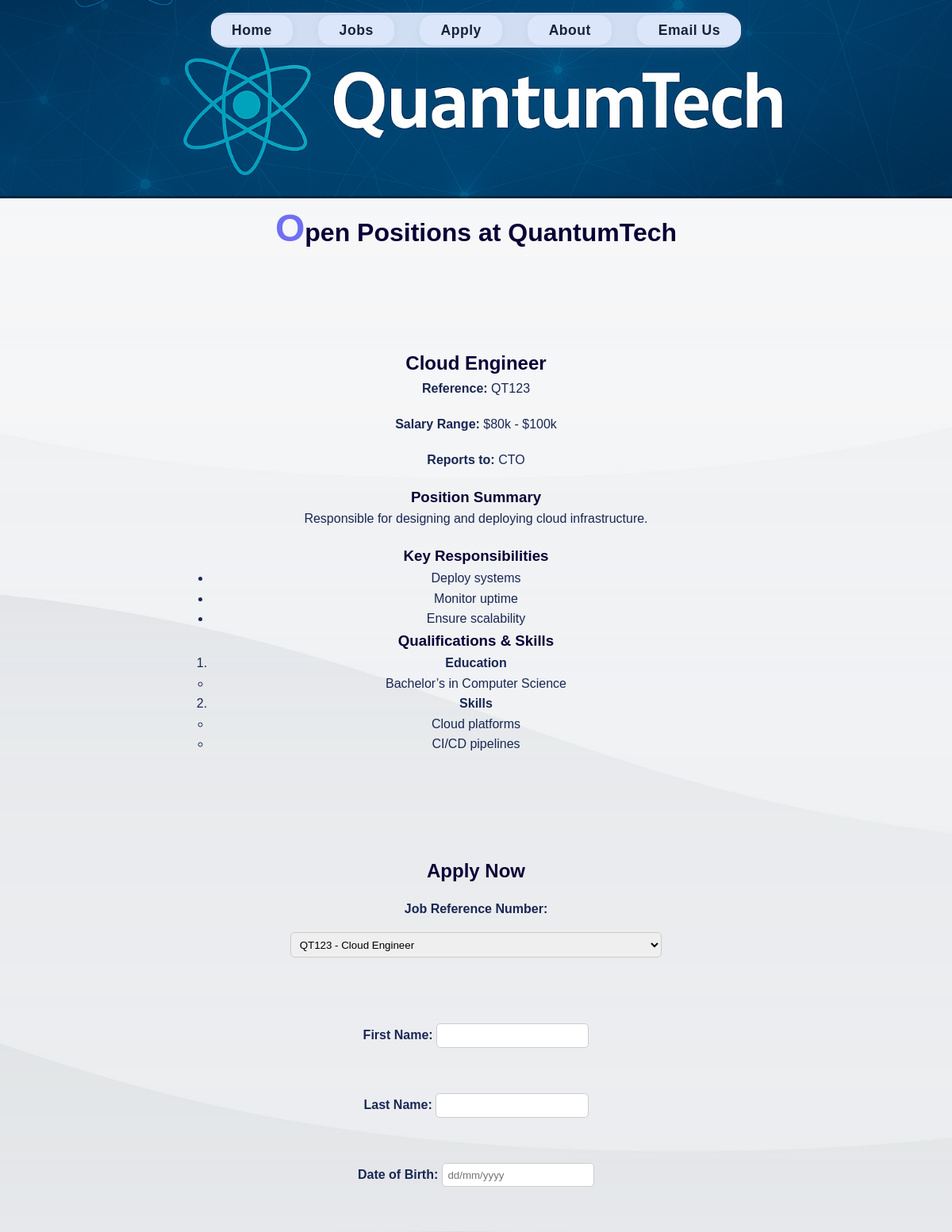
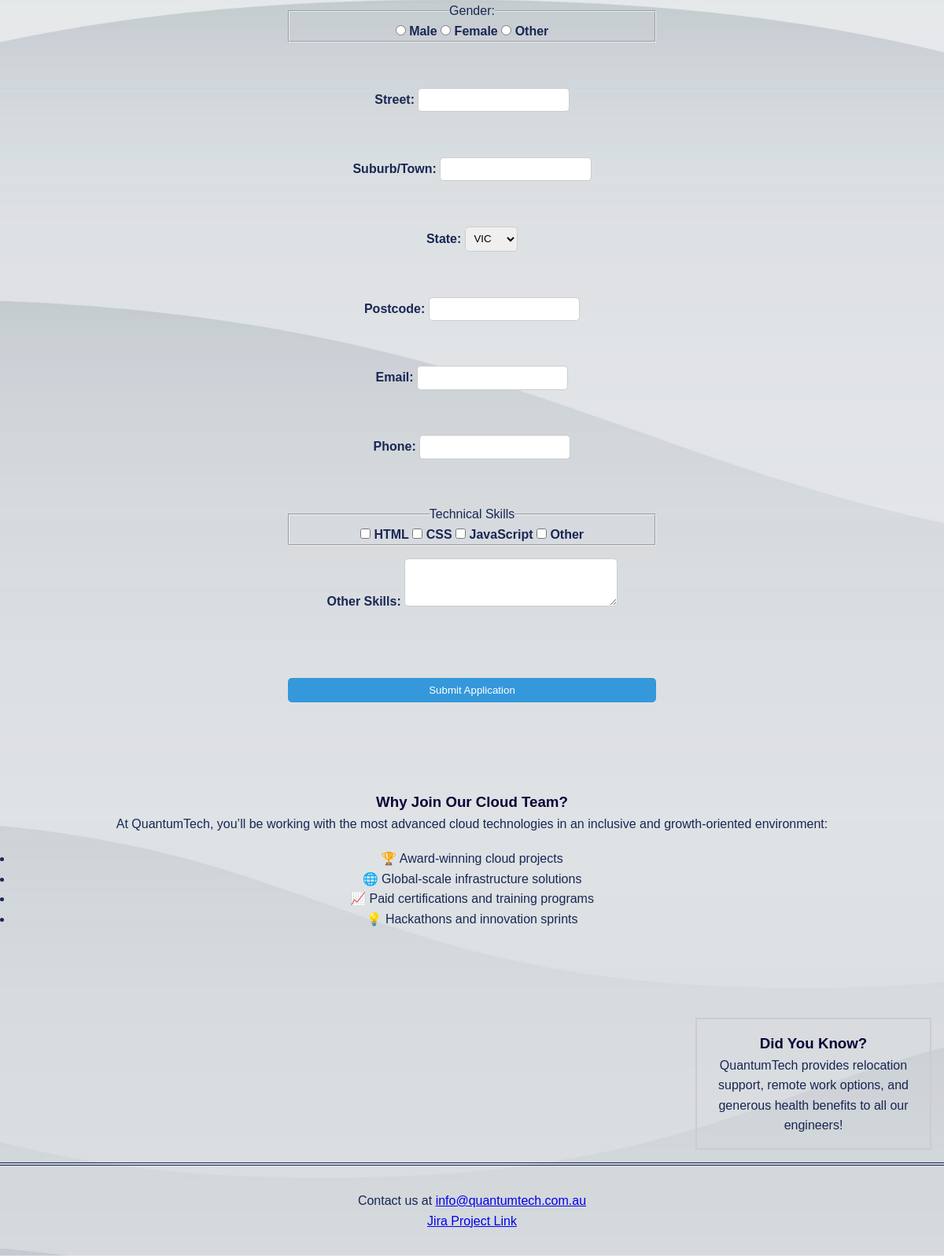
The page /apply.php on the database its author committed (2 pictures, top to bottom).
### tables this page shows
CREATE TABLE `jobs` (
  `jobID` int(11) NOT NULL,
  `jobRef` varchar(10) NOT NULL,
  `jobTitle` varchar(100) DEFAULT NULL,
  `salaryRange` varchar(50) DEFAULT NULL,
  `reportsTo` varchar(100) DEFAULT NULL,
  `category` varchar(50) DEFAULT NULL,
  `positionSummary` text DEFAULT NULL,
  `keyResponsibilities` text DEFAULT NULL,
  `qualifications` text DEFAULT NULL
);

### apply.php (the view, shortened to what this page needs)
<head>
  <link href="Styles/Styles.css" rel="stylesheet">
</head>
<body>
<?php
require_once 'settings.php';
$conn = @mysqli_connect($host, $user, $pwd, $sql_db);
$sql = "SELECT * FROM jobs ORDER BY jobRef";
$result = mysqli_query($conn, $sql);
include 'header.inc';
?>
<main>
  <h1>Open Positions at QuantumTech</h1>
  <?php if (mysqli_num_rows($result) > 0): ?>
    <?php while ($job = mysqli_fetch_assoc($result)): ?>
      <section>
        <div class="Engineer <?php echo htmlspecialchars($job['category']); ?>">
          <h2><?php echo htmlspecialchars($job['jobTitle']); ?></h2>
          <p><strong>Reference:</strong> <?php echo htmlspecialchars($job['jobRef']); ?></p>
          <p><strong>Salary Range:</strong> <?php echo htmlspecialchars($job['salaryRange']); ?></p>
          <p><strong>Reports to:</strong> <?php echo htmlspecialchars($job['reportsTo']); ?></p>
          <h3>Position Summary</h3>
          <p><?php echo nl2br(htmlspecialchars($job['positionSummary'])); ?></p>
          <h3>Key Responsibilities</h3>
          <ul>
            <?php
              $responsibilities = explode("\n", $job['keyResponsibilities']);
              foreach ($responsibilities as $resp) {
                echo '<li>' . htmlspecialchars(trim($resp)) . '</li>';
              }
            ?>
          </ul>
          <h3>Qualifications & Skills</h3>
          <ol>
            <?php
              $qualSections = explode("\n\n", trim($job['qualifications']));
              foreach ($qualSections as $section) {
                $lines = explode("\n", trim($section));
                if(count($lines) > 0) {
                  echo '<li><strong>' . htmlspecialchars(array_shift($lines)) . '</strong><ul>';
                  foreach ($lines as $line) {
                    echo '<li>' . htmlspecialchars(trim($line)) . '</li>';
                  }
                  echo '</ul></li>';
                }
              }
            ?>
          </ol>
        </div>
      </section>
      <form action="process_eoi.php" method="post" novalidate="novalidate">
  <h2>Apply Now</h2>
  <label for="jobRef">Job Reference Number:</label>
  <select name="jobRef" id="jobRef" required>
    <?php
    mysqli_data_seek($result, 0);
    while ($job = mysqli_fetch_assoc($result)) {
      echo "<option value='" . htmlspecialchars($job['jobRef']) . "'>" . htmlspecialchars($job['jobRef']) . " - " . htmlspecialchars($job['jobTitle']) . "</option>";
    }
    ?>
  </select><br><br>
  <label>First Name: <input type="text" name="firstName" maxlength="20" required></label><br>
  <label>Last Name: <input type="text" name="lastName" maxlength="20" required></label><br>
  <label>Date of Birth: <input type="text" name="dob" placeholder="dd/mm/yyyy" required></label><br>
  <fieldset>
    <legend>Gender:</legend>
    <label><input type="radio" name="gender" value="Male"> Male</label>
    <label><input type="radio" name="gender" value="Female"> Female</label>
    <label><input type="radio" name="gender" value="Other"> Other</label>
  </fieldset><br>
  <label>Street: <input type="text" name="street" maxlength="40" required></label><br>
  <label>Suburb/Town: <input type="text" name="suburb" maxlength="40" required></label><br>
  <label>State:
    <select name="state">
      <option value="VIC">VIC</option>
    </select>
  </label><br>
  <label>Postcode: <input type="text" name="postcode" maxlength="4" required></label><br>
  <label>Email: <input type="email" name="email" required></label><br>
  <label>Phone: <input type="text" name="phone" maxlength="12" required></label><br>
  <fieldset>
    <legend>Technical Skills</legend>
    <label><input type="checkbox" name="skills[]" value="Skill1"> HTML</label>
    <label><input type="checkbox" name="skills[]" value="Skill2"> CSS</label>
    <label><input type="checkbox" name="skills[]" value="Skill3"> JavaScript</label>
    <label><input type="checkbox" name="skills[]" value="Other"> Other</label>
  </fieldset>
  <label>Other Skills: <textarea name="otherSkills" rows="3" cols="30"></textarea></label><br><br>
  <button type="submit">Submit Application</button>
</form>
    <?php endwhile; ?>
    <section>
      <h3>Why Join Our Cloud Team?</h3>
      <p>At QuantumTech, you’ll be working with the most advanced cloud technologies in an inclusive and growth-oriented environment:</p>
      <ul>
        <li>🏆 Award-winning cloud projects</li>
        <li>🌐 Global-scale infrastructure solutions</li>
        <li>📈 Paid certifications and training programs</li>
        <li>💡 Hackathons and innovation sprints</li>
      </ul>
    </section>
    <aside>
      <h3>Did You Know?</h3>
      <p>QuantumTech provides relocation support, remote work options, and generous health benefits to all our engineers!</p>
    </aside>
  <?php else: ?>
    <p>No job listings available at the moment. Please check back later.</p>
  <?php endif; ?>
</main>
<?php
include 'footer.inc';
?>

### header.inc
<header>
    <?php include 'nav.inc'; ?>
</header>

### nav.inc
<nav>
  <ul>
    <li><a href="index.php">Home</a></li>
    <li><a href="jobs.php">Jobs</a></li>
    <li><a href="apply.php">Apply</a></li>
    <li><a href="about.php">About</a></li>
    <li><a href="mailto:info@quantumtech.com.au">Email Us</a></li>
  </ul>
</nav>

### footer.inc
<footer>
  <p>Contact us at <a href="mailto:info@quantumtech.com.au">info@quantumtech.com.au</a></p>
  <p><a href="https://ibrahimmohamedirshadulhaq.atlassian.net/jira/software/projects/CWC/boards/34?selectedIssue=CWC-9&sprintStarted=true&atlOrigin=eyJpIjoiOWZlM2QwM2UzNDA1NGJjNzg4ZWRhYzE4NTFmODFhYzMiLCJwIjoiaiJ9">Jira Project Link</a></p>
</footer>

### Styles/Styles.css (style rules this page uses)
* { box-sizing: border-box; margin: 0; padding: 0; font-family: 'Poppins', sans-serif; }
body { background-image: url("Styles_Images/body_bg.jpg"); background-size: cover; background-repeat: no-repeat; background-position: center; background-attachment: fixed; color: #192753; text-align: center; line-height: 1.6; transition: cubic-bezier(0.075, 0.82, 0.165, 1); }
header { position: relative; height: 250px; width: 100%; border-bottom: 3px solid rgba(0, 0, 0, 0.4); padding: 0; background-image: url("Styles_Images/Header_bg.png"); background-size: cover; background-position: center; background-repeat: no-repeat; background-color: #f0f0f0; display: flex; flex-direction: column; align-items: center; justify-content: flex-start; }
.Engineer { border-radius: 14px; margin: 0 auto; padding: 1em; width: 60%; float: center; }
footer { border-top: 4px double #192753; padding: 2em; clear: both; }
section { margin: 5em 0; padding: 1em; }
section p { margin-bottom: 1.2em; }
h1 { color: rgb(10, 0, 54); font-weight: bold; }
h2, h3 { color: rgb(10, 0, 54); }
h1::first-letter { color: rgb(111, 111, 245); font-size: 150%; }
form { display: flex; flex-direction: column; gap: 1em; margin: 2em auto; padding: 1em; width: 80%; max-width: 500px; }
input, textarea, select { padding: 0.5em; border: 1px solid #ccc; border-radius: 5px; }
label { font-weight: bold; }
button { background-color: #3498db; color: white; padding: 0.6em; border: none; border-radius: 5px; cursor: pointer; }
nav { background: rgba(220, 230, 250, 0.95); padding: 0.5em 0; border-radius: 2em; box-shadow: 0 4px 16px rgba(120, 136, 164, 0.12); margin: 1em auto; max-width: 900px; }
nav ul { list-style: none; display: flex; gap: 2em; justify-content: center; align-items: center; margin: 0; padding: 0; flex-wrap: wrap; }
nav a { text-decoration: none; padding: 0.5em 1.5em; background: #dce6fa; border: none; border-radius: 16px; color: #17223b; font-weight: 600; font-size: 1.1em; letter-spacing: 0.5px; box-shadow: 0 2px 8px rgba(120, 136, 164, 0.10); cursor: pointer; outline: none; transition: background 0.18s cubic-bezier(.17,.67,.67,1.58), color 0.18s cubic-bezier(.17,.67,.67,1.58), box-shadow 0.18s cubic-bezier(.17,.67,.67,1.58), transform 0.18s cubic-bezier(.17,.67,.67,1.58); }
aside { width: 25%; float: right; padding: 1em; margin: 1em; border: 2px solid #ccc; }

### rows shown on the page
jobs: jobTitle "Cloud Engineer", jobRef "QT123", salaryRange "$80k - $100k", reportsTo "CTO", positionSummary "Responsible for designing and deploying cloud infrastructure.", keyResponsibilities "Deploy systems", keyResponsibilities "Monitor uptime", keyResponsibilities "Ensure scalability", lines "Education", line "Bachelor’s in Computer Science", lines "Skills", line "Cloud platforms", line "CI/CD pipelines"

### other values the page prints
form field jobRef "QT123 - Cloud Engineer"
